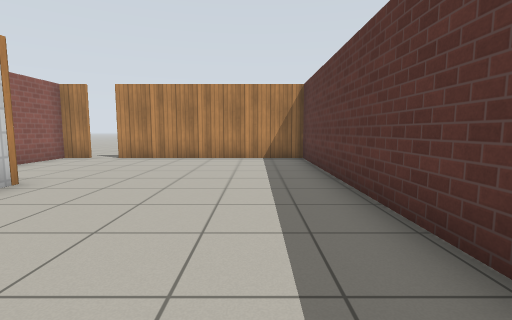
view 1 (above)

12 first-person views from a walk through a world built for the Gazebo simulator. The camera is 0.94 m above the floor, tilts 6° down and sees 85° across. The floor is counted in squares, 1 m on a side. Each view is taken from the middle of a square. On the plan, view 1 faces up. The plan holds only what a view shows up to about 11 squares ahead; the rest is blank. Gazebo's built-in surfaces are drawn with simple patterns.

view 2
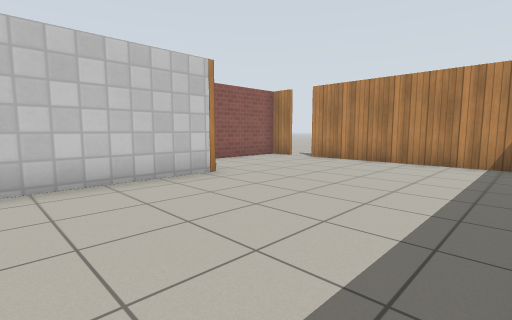

view 3
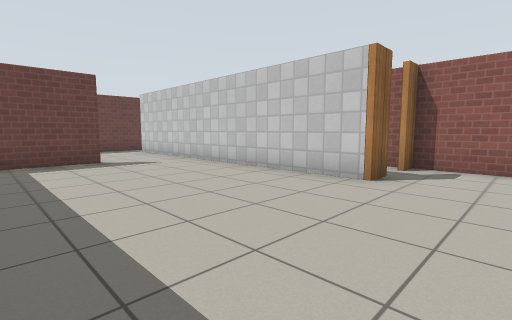

view 4
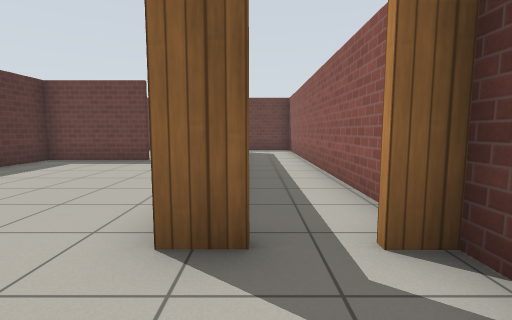

view 5
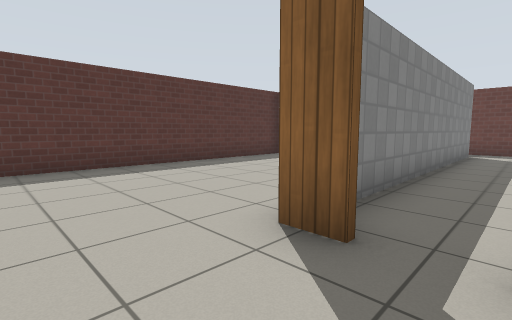

view 6
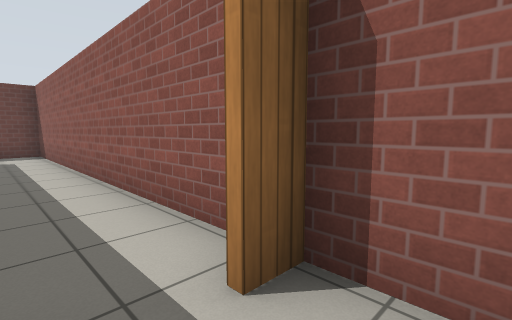

view 7
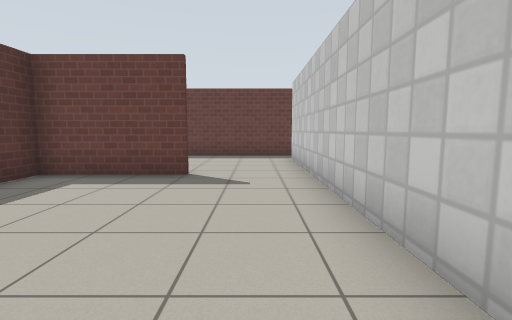

view 8
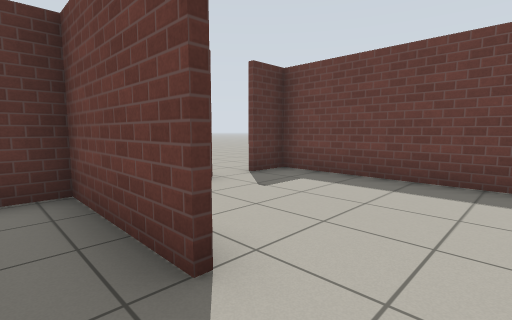

view 9
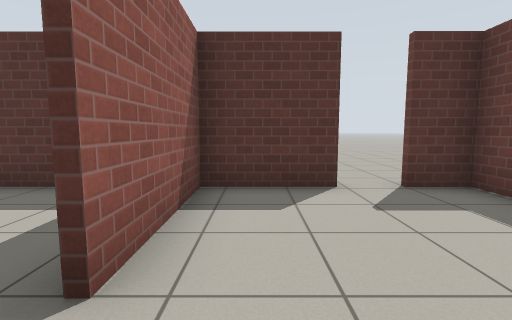

view 10
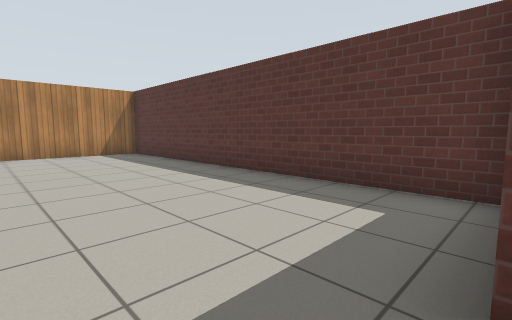

view 11
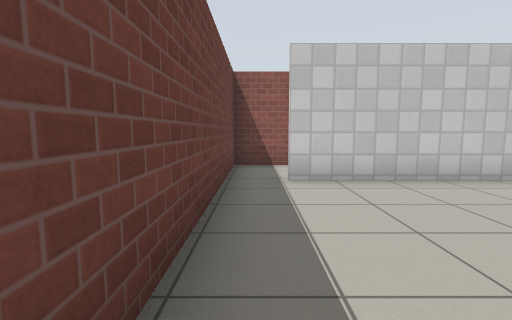

view 12
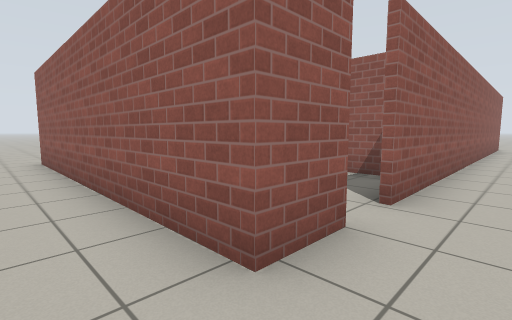

### Floor plan
Points are (right, up) in squares from view 1. A wall is a line through its corners. A room is listed if a view was taken in it or the views show most of it. See-through windows are left out.
Room 1 (views 1, 2, 3, 4, 5, 6, 7, 8, 10)
walls: (-5, 4.9) (-4.2, 4.9) (-4.2, -2.5); (-1.6, -1.9) (1.6, -1.9) (1.6, 9.6) (-4.8, 9.6); (-5.6, 9.6) (-6.6, 9.6) (-6.6, 4.9) (-6, 4.9)
ways out: opening at (-2.5, -2) to room 2; gap at (-5.5, 5) to room 4; opening at (-5, 10)
Room 2 (views 9, 11)
walls: (1.6, -4.4) (1.6, -1.9); (1.6, -2.1) (-1.6, -2.1); (-4.2, -2.5) (-4.2, -5.4); (-3.6, -6.6) (1.6, -6.6) (1.6, -5.5)
ways out: opening at (-2.5, -2) to room 1; opening at (-4, -6) to room 4; opening at (2, -5)
Room 3 (view 12)
walls: (1.8, -6.7) (-6.8, -6.7)
ways out: opening at (3, -6.5)
Room 4 (no view inside)
walls: (-4.3, -5.5) (-4.3, 3.5); (-6.6, 4.6) (-6.6, -6.6) (-3.6, -6.6)
ways out: gap at (-5.5, 5) to room 1; opening at (-4, -6) to room 2

Positions as (right, up) in squares from view 1, and headings:
1: (0, 0), facing up
2: (1, 1), facing up-left
3: (1, 7), facing down-left
4: (-5, 7), facing down
5: (-6, 7), facing down-right
6: (-5, 6), facing down-left
7: (-3, 4), facing down
8: (-3, -1), facing down-right
9: (-3, -3), facing right
10: (-3, -2), facing up-right
11: (1, -6), facing left
12: (3, -8), facing up-left
